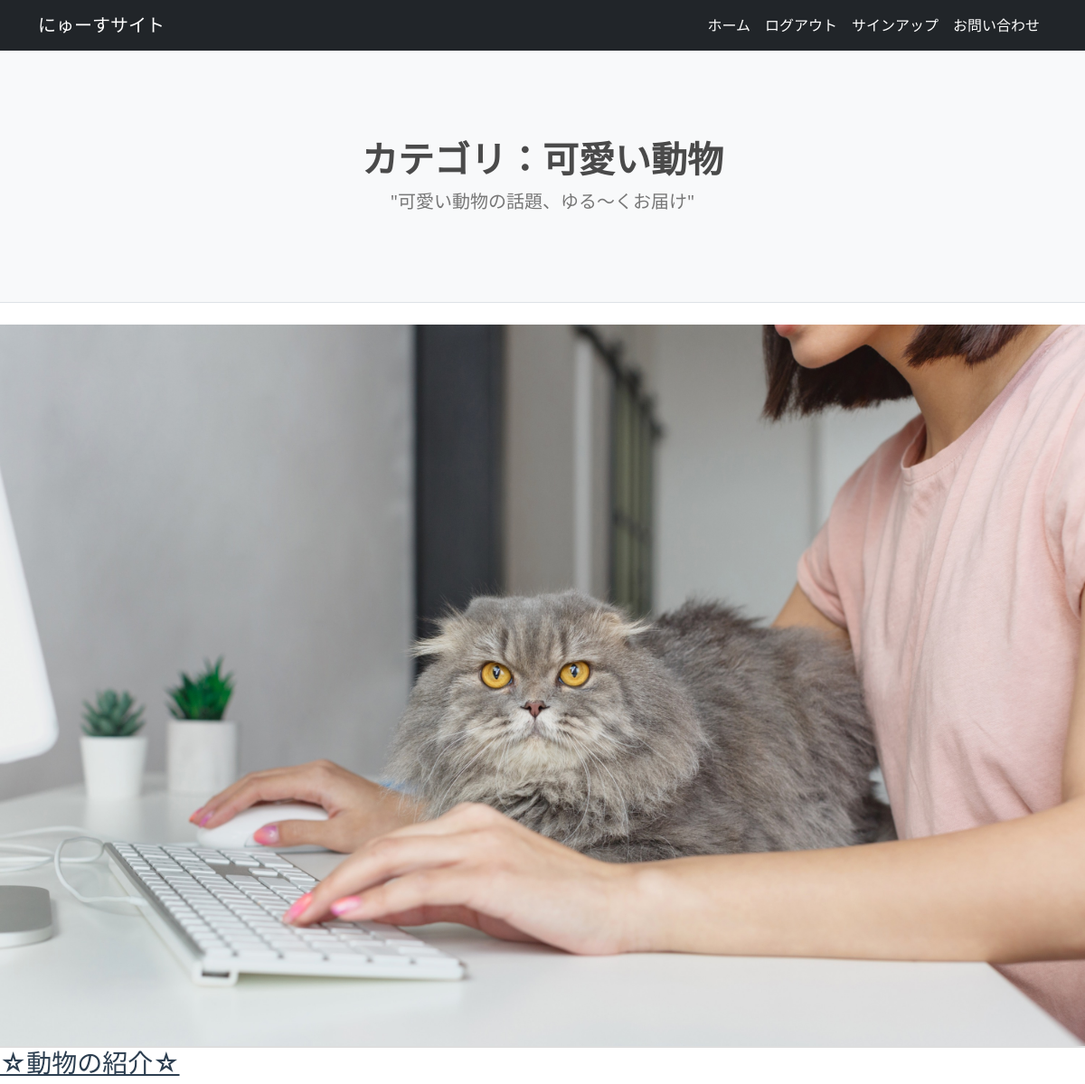
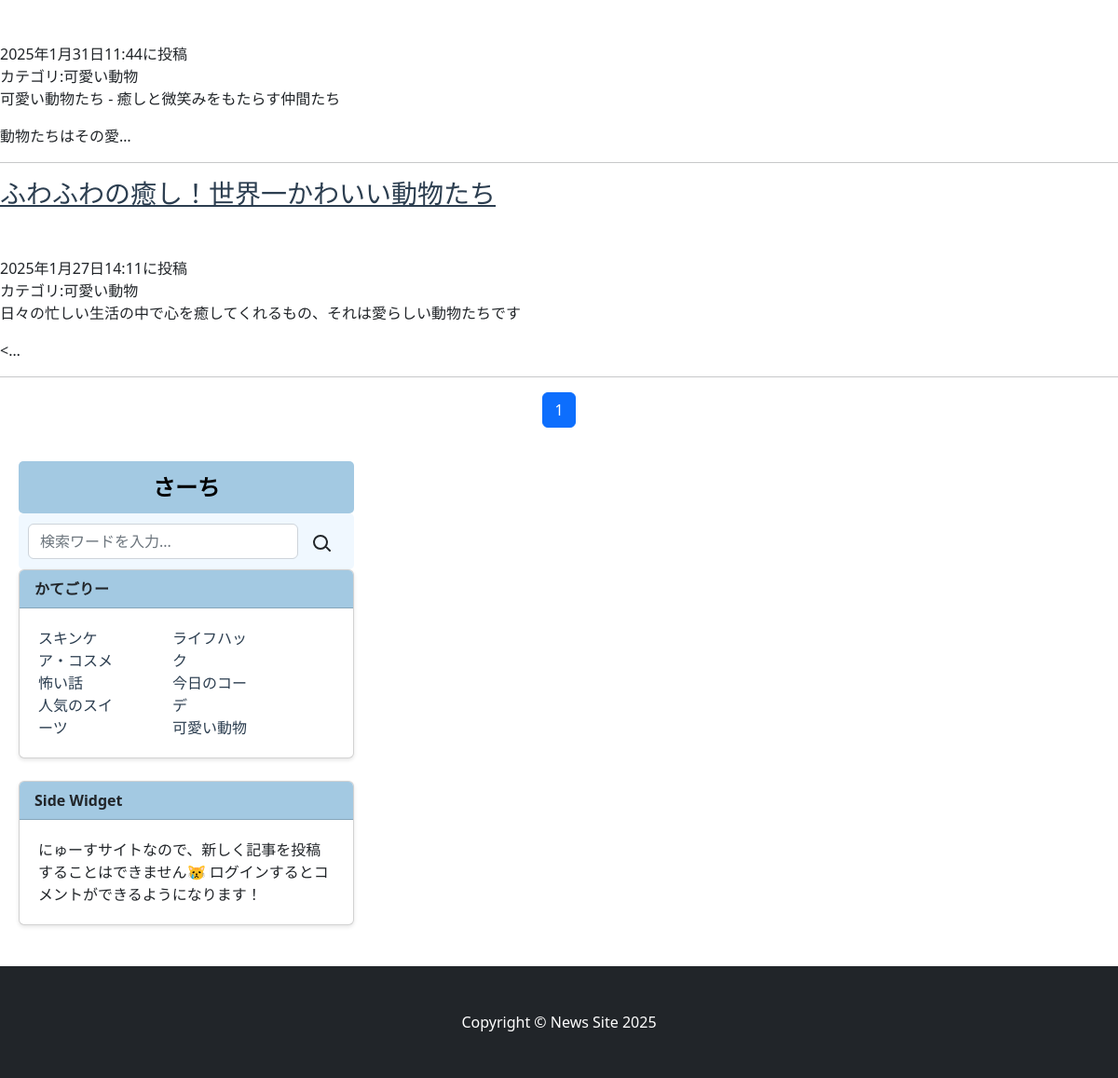
/zoo_list/ (signed in), run on the app's committed database (2 pictures, top to bottom).
### newsapp2/models.py (models this page shows, shortened)
class NewsPost(models.Model):
    CATEGORY = (('スキンケア・コスメ','肌を愛でる毎日。注目のスキンケアとコスメをチェック'),
                ('怖い話','ゾクッとする恐怖体験、あなたの心を震わせる怪談'),
                ('人気のスイーツ','甘い幸せ、今食べたい人気スイーツをチェック！'),
                ('ライフハック','生活をもっと快適に！知って得するライフハック集'),
                ('今日のコーデ','今日のコーデで決まる！毎日のスタイルアイデア'),
                ('可愛い動物','癒される瞬間、可愛い動物たちの癒し動画＆写真')
                )
    title = models.CharField(
        max_length=100,
        verbose_name='タイトル')
    content = models.TextField(verbose_name='本文')
    posted_at = models.DateTimeField(
        auto_now_add=True,
        verbose_name='投稿日時')
    category = models.CharField(
        max_length=50,
        choices=CATEGORY,
        verbose_name='カテゴリ')
    likes = models.PositiveIntegerField(default=0)  # いいね数を保存するフィールド

### newsapp2/views.py (the view)
# urls.py: path('zoo_list/', views.ZooListView.as_view(), name='zoo_list'),
class ZooListView(ListView):
    template_name = 'zoo_list.html'
    model = NewsPost
    context_object_name = 'zoo_records'
    queryset = NewsPost.objects.filter(category='可愛い動物').order_by('-posted_at')
    paginate_by=10

### newsapp2/templates/zoo_list.html (shortened to what this page needs)
{% extends 'base.html' %}
{% load static %}
{% block title %}カテゴリ：可愛い動物{% endblock %}
{% block subtitle %}"可愛い動物の話題、ゆる～くお届け"{% endblock %}
{% block content %}
<header class="masthead"
style="background-image: url({% static 'assets/img/cat.jpg' %})"></header>
    {% for record in zoo_records %}
    <a href="{% url 'newsapp2:news_detail' record.pk %}">
        <div class="title">
            <h3><a href="{% url 'newsapp2:news_detail' record.pk %}">{{record.title}}</a></h3>
        </div>
        <br>
        <div class="time">{{record.posted_at}}に投稿</div>
        <div class="category">カテゴリ:{{record.category}}</div>
        <div class="content">{{record.content|truncatechars:50|safe}}</div>
        <hr>
    {% endfor %}
{% include 'pagination.html' %}
{% endblock %}

### data on the page
NewsPost: title "☆動物の紹介☆", posted_at "2025年1月31日11:44", category "可愛い動物", content "可愛い動物たち - 癒しと微笑みをもたらす仲間たち 動物たちはその愛…"
NewsPost: title "ふわふわの癒し！世界一かわいい動物たち", posted_at "2025年1月27日14:11", category "可愛い動物", content "日々の忙しい生活の中で心を癒してくれるもの、それは愛らしい動物たちです <…"

### other printed values
{{ num }} "1"
